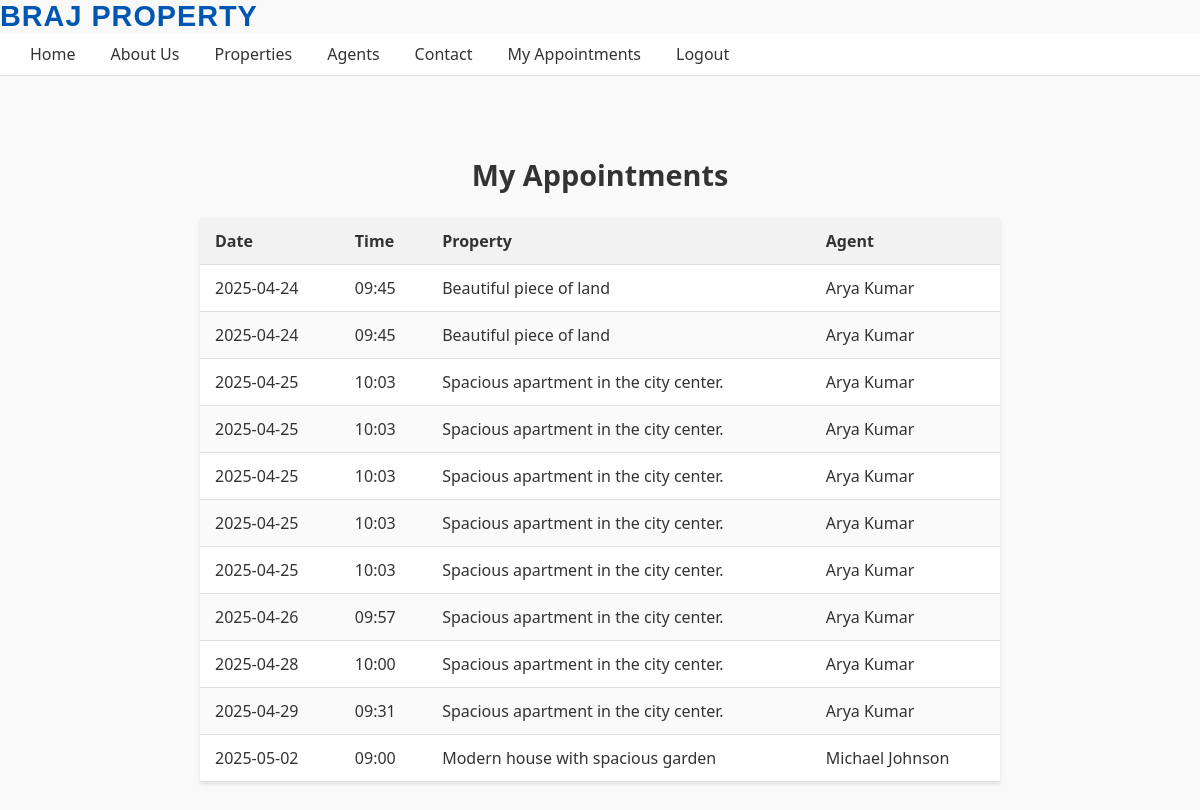
Screenshot of /client_appointments.php (signed in) with the database file from the repository.
### tables this page shows
CREATE TABLE `appointment` (
  `AppointmentID` int(11) NOT NULL,
  `Date` date NOT NULL,
  `TIme` time NOT NULL,
  `ClientID` int(11) NOT NULL,
  `PropertyID` int(11) NOT NULL,
  `AgentID` int(11) NOT NULL
);

CREATE TABLE `property` (
  `PropertyID` int(11) NOT NULL,
  `SalePrice` decimal(10,2) NOT NULL,
  `Size` int(11) NOT NULL,
  `Description` text NOT NULL,
  `image` varchar(255) DEFAULT NULL,
  `AgentID` int(11) NOT NULL,
  `LocationID` int(11) NOT NULL
);

CREATE TABLE `user` (
  `UserID` int(11) NOT NULL,
  `Name` varchar(100) NOT NULL,
  `Email` varchar(100) NOT NULL,
  `PhoneNumber` varchar(20) NOT NULL,
  `UserType` enum('Client','Agent','Admin') NOT NULL COMMENT 'Client, Agent, or Admin',
  `Password` varchar(255) NOT NULL
);

### header.php (called while the page is built, shortened)
<?php
$meId   = $_SESSION['user_id']   ?? null;
$meType = $_SESSION['UserType']  ?? '';
if (! function_exists('isClient')) {
    function isClient()   { global $meType; return $meType === 'Client'; }
}
if (! function_exists('isLoggedIn')) {
    function isLoggedIn() { global $meId;   return (bool)$meId; }
}
?>

### client_appointments.php (the view, shortened to what this page needs)
<?php
include 'header.php';
require_once 'db_connection.php';
$pageTitle = 'My Appointments';
$clientId  = $_SESSION['user_id'];
$stmt = $conn->prepare("
    SELECT a.AppointmentID, a.Date, a.Time,
           p.Description AS Property,
           u.Name        AS AgentName
      FROM appointment a
      JOIN property   p ON a.PropertyID = p.PropertyID
      JOIN user       u ON a.AgentID    = u.UserID
     WHERE a.ClientID = ?
     ORDER BY a.Date, a.Time
");
$stmt->bind_param('i', $clientId);
$stmt->execute();
$appts = $stmt->get_result()->fetch_all(MYSQLI_ASSOC);
?>
<!DOCTYPE html>
<html lang="en">
<head>
  <link rel="stylesheet" href="client_appointments.css">
</head>
<body>
  <header>
    <div class="logo">
      <a href="index.php">Braj Property</a>
    </div>
    <nav>
      <ul>
        <li><a href="index.php">Home</a></li>
        <li><a href="about.php">About Us</a></li>
        <li><a href="properties.php">Properties</a></li>
        <li><a href="agent.php">Agents</a></li>
        <li><a href="contact.php">Contact</a></li>
        <?php if (isLoggedIn() && isClient()): ?>
          <li><a href="client_appointments.php">My Appointments</a></li>
        <?php endif; ?>
        <li><a href="logout.php">Logout</a></li>
      </ul>
    </nav>
  </header>
  <main style="padding: 20px;">
    <h1><?= htmlspecialchars($pageTitle) ?></h1>
    <?php if (count($appts) > 0): ?>
      <table id="client-appts">
        <thead>
          <tr>
            <th>Date</th>
            <th>Time</th>
            <th>Property</th>
            <th>Agent</th>
          </tr>
        </thead>
        <tbody>
          <?php foreach ($appts as $a): ?>
            <tr>
              <td><?= htmlspecialchars($a['Date']) ?></td>
              <td><?= htmlspecialchars(substr($a['Time'],0,5)) ?></td>
              <td><?= htmlspecialchars($a['Property']) ?></td>
              <td><?= htmlspecialchars($a['AgentName']) ?></td>
            </tr>
          <?php endforeach; ?>
        </tbody>
      </table>
    <?php else: ?>
      <p class="message">You have no upcoming appointments.</p>
    <?php endif; ?>
  </main>
</body>
</html>

### client_appointments.css (style rules this page uses)
header .logo { display: inline-block; vertical-align: middle; margin-right: 20px; }
header .logo a { font-family: 'Poppins', sans-serif; font-size: 1.8rem; font-weight: 700; color: #007bff; text-decoration: none; text-transform: uppercase; letter-spacing: 1px; }
body { font-family: 'Segoe UI', Tahoma, Geneva, Verdana, sans-serif; background-color: #f9f9f9; color: #333; margin: 0; padding: 0; }
header nav { background: #fff; border-bottom: 1px solid #e0e0e0; }
header nav ul { margin: 0; padding: 10px 20px; display: flex; list-style: none; align-items: center; gap: 15px; }
header nav ul li a { color: #333; text-decoration: none; padding: 6px 10px; transition: background 0.2s, color 0.2s; }
main { max-width: 800px; margin: 40px auto; padding: 0 20px; }
main h1 { text-align: center; font-size: 1.8rem; margin-bottom: 24px; }
#client-appts { width: 100%; border-collapse: collapse; background: #fff; box-shadow: 0 2px 4px rgba(0,0,0,0.1); }
#client-appts thead { background: #f2f2f2; }
#client-appts th, #client-appts td { padding: 12px 15px; text-align: left; border-bottom: 1px solid #e0e0e0; }
#client-appts tbody tr:nth-child(even) { background: #fafafa; }

### rows the page displays
appointment: Date "2025-04-24", TIme "09:45", PropertyID.Description "Beautiful piece of land", user.Name "Arya Kumar"
appointment: Date "2025-04-24", TIme "09:45", PropertyID.Description "Beautiful piece of land", user.Name "Arya Kumar"
appointment: Date "2025-04-25", TIme "10:03", PropertyID.Description "Spacious apartment in the city center.", user.Name "Arya Kumar"
appointment: Date "2025-04-25", TIme "10:03", PropertyID.Description "Spacious apartment in the city center.", user.Name "Arya Kumar"
appointment: Date "2025-04-25", TIme "10:03", PropertyID.Description "Spacious apartment in the city center.", user.Name "Arya Kumar"
appointment: Date "2025-04-25", TIme "10:03", PropertyID.Description "Spacious apartment in the city center.", user.Name "Arya Kumar"
appointment: Date "2025-04-25", TIme "10:03", PropertyID.Description "Spacious apartment in the city center.", user.Name "Arya Kumar"
appointment: Date "2025-04-26", TIme "09:57", PropertyID.Description "Spacious apartment in the city center.", user.Name "Arya Kumar"
appointment: Date "2025-04-28", TIme "10:00", PropertyID.Description "Spacious apartment in the city center.", user.Name "Arya Kumar"
appointment: Date "2025-04-29", TIme "09:31", PropertyID.Description "Spacious apartment in the city center.", user.Name "Arya Kumar"
appointment: Date "2025-05-02", TIme "09:00", PropertyID.Description "Modern house with spacious garden", user.Name "Michael Johnson"

### other values shown
$pageTitle "My Appointments"
